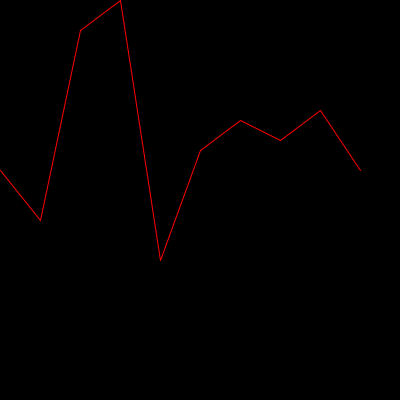
Frame 1 (no input)
Frame 2 (the mouse pressed at the canvas centre, redrawn once): identical to frame 1, image omitted

The Processing sketch that drew this single still picture (run headless with seeded random() and noise(); the mouse was pressed at the canvas centre and the sketch redrawn once):

// Processing sketch: processing_166668
// ── processing_166668.pde

float[] graphNums = {
  17, 22, 3, 0, 26, 15, 12, 14, 11, 17
};
void setup(){
  size(400,400);
}
void draw(){
  background(0);
  stroke(255,0,0);
  for(int i=0;i<graphNums.length-1;i++){
    float x= i*40;
    float y= (graphNums[i]*10);
    float x2= (i+1)*40;
    float y2= (graphNums[i+1]*10);
    line(x,y,x2,y2);
  }
  noLoop();
}
